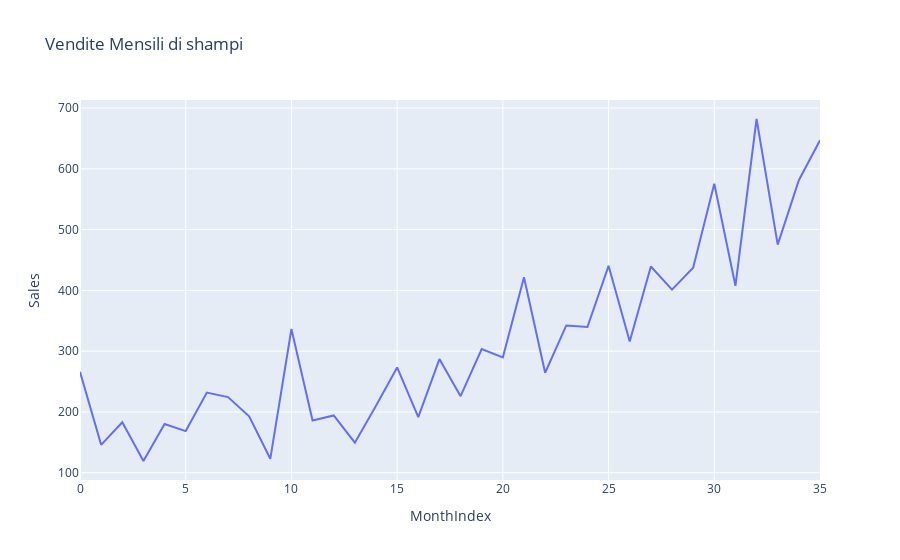

Notebook code for this chart:
### Markdown cell above
### Grafico in linea

### Code cell
fig = px.line(df, x="MonthIndex", y = "Sales", title = "Vendite Mensili di shampi" )

fig.show()

### Figure 1 — Plotly figure (JSON) as saved in the notebook; plotly's stock layout.template omitted (floating-point values rounded to 4 significant figures)
{"data": [{"hovertemplate": "MonthIndex=%{x}<br>Sales=%{y}<extra></extra>", "legendgroup": "", "line": {"color": "#636efa", "dash": "solid"}, "marker": {"symbol": "circle"}, "mode": "lines", "name": "", "orientation": "v", "showlegend": false, "type": "scatter", "x": [0, 1, 2, 3, 4, 5, 6, 7, 8, 9, 10, 11, 12, 13, 14, 15, 16, 17, 18, 19, 20, 21, 22, 23, 24, 25, 26, 27, 28, 29, 30, 31, 32, 33, 34, 35], "xaxis": "x", "y": [266.0, 145.9, 183.1, 119.3, 180.3, 168.5, 231.8, 224.5, 192.8, 122.9, 336.5, 185.9, 194.3, 149.5, 210.1, 273.3, 191.4, 287.0, 226.0, 303.6, 289.9, 421.6, 264.5, 342.3, 339.7, 440.4, 315.9, 439.3, 401.3, 437.4, 575.5, 407.6, 682.0, 475.3, 581.3, 646.9], "yaxis": "y"}], "layout": {"legend": {"tracegroupgap": 0}, "title": {"text": "Vendite Mensili di shampi"}, "xaxis": {"anchor": "y", "domain": [0, 1], "title": {"text": "MonthIndex"}}, "yaxis": {"anchor": "x", "domain": [0, 1], "title": {"text": "Sales"}}}}
